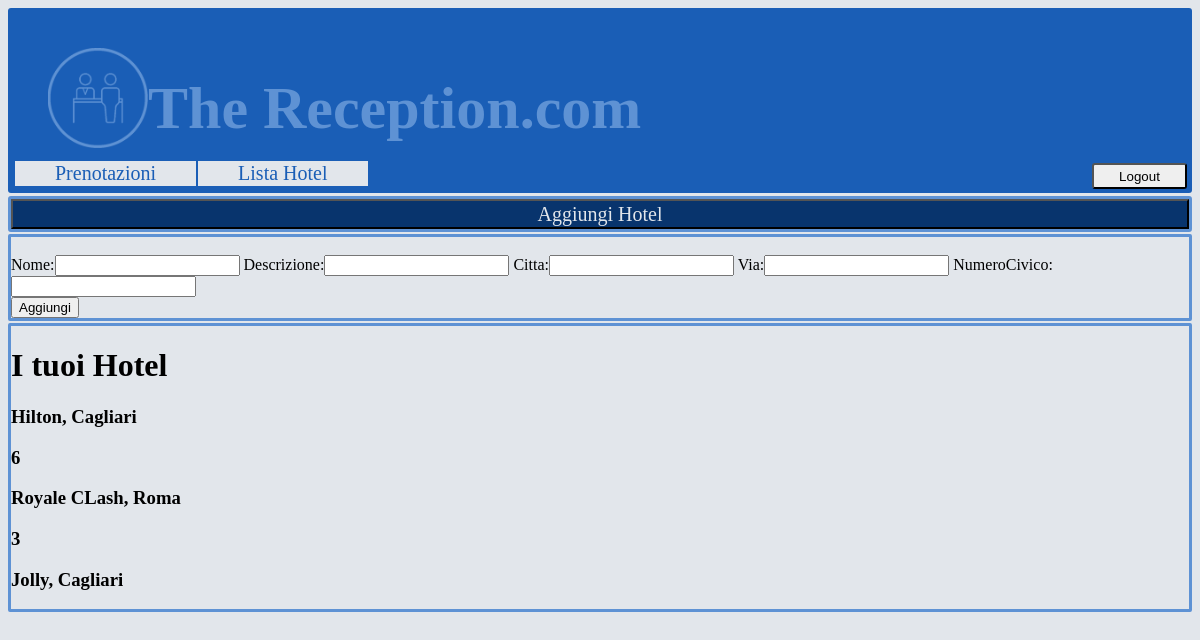
The app's page /AggiungiHotel/1/ with its own data.
### GestioneHotel/models.py (models this page shows)
class Hotel(models.Model):
    nome = models.CharField(max_length=50,default="")
    descrizione = models.TextField(default="")
    citta = models.CharField(max_length=50,default="")
    indirizzo = models.ForeignKey(Indirizzo)
    proprietario = models.ForeignKey(Albergatore)
    def listaCamere(self):
        return Camera.objects.filter(hotel=self)
    def contaCamere(self):
        return len(self.listaCamere())
    def __unicode__(self):
        return "%s, %s" % (self.nome, self.citta)

### GestioneHotel/views.py (the view)
# urls.py: url(r'AggiungiHotel/(?P<albergatoreID>\d+)/', views.listaHotel, name ='albergatoreID'),
def listaHotel(request, albergatoreID):
    try:
        albergatore = Albergatore.objects.get(id=albergatoreID)
    except Albergatore.DoesNotExist:
        albergatore = None
    listaHotel = [[],[]]
    for hotel in Hotel.objects.all():
        if hotel.proprietario.__eq__(albergatore):
            listaHotel.append(hotel)
            listaHotel.append(hotel.contaCamere())
    return render(request,
                    "AggiungiHotel.html",{
                    'listaHotel' : listaHotel,
                    'form':AggiungiHotelForm
                    })

### GestioneHotel/templates/AggiungiHotel.html (shortened to what this page needs)
{% load staticfiles %}
<!DOCTYPE html>
<html lang="en">
<head>
    <link rel="stylesheet" href="{% static 'Style.css' %}">
</head>
<body>
    <header>
        <div id="intestazione">
            <img id="logo" src="{% static '/img/LogoBooking.png' %}" alt="Logo" width="100" height="100">
            <h1 id="intLogo"> The Reception.com</h1>
        </div>
        <div id="userForm">
            <nav>
                <div id="userLogin">
                     <button id="btnLogout" type="button" value="esci" onclick="top.location.href='/'" > Logout </button>
                </div>
                <div id="userImpostazioni">
                    <a id="userImpostazioniH" href="/Home/{{ albergatoreID }}"> Prenotazioni</a>
                    <a id="userImpostazioniAdd" href=""> Lista Hotel </a>
                </div>
            </nav>
        </div>
    </header>
    <div id="divTastoAggiungi">
        <button id="btnAggiungiHotel" type="button" value="aggiungi"> Aggiungi Hotel </button>
    </div>
    <div id="formAggiungiHotel">
         <form action="Aggiungi" method="post">
             <br>
                {{ form }}
             <br>
         <button type="submit" value="Aggiungi"> Aggiungi</button>
        </form>
    </div>
    <div id="divHotelAggiunti">
        <h1>I tuoi Hotel</h1>
        {% for hotel in listaHotel %}
            {%if hotel %}
                <h3>{{ hotel }}</h3>
            {% endif %}
        {% endfor %}
    </div>
</body>
</html>

### GestioneHotel/static/Style.css (style rules this page uses)
body { background-color: #E2E6EB; }
header { margin-bottom: 2px; background-color: #1A5EB6; border-radius: 3px; font: 20px/20px "Arial Bold", Times, serif; height: 185px; }
#userImpostazioni { margin-left: 7px; }
a:link { color: #1A5EB6; background-color: #E2E6EB; text-decoration: none; }
#logo { float: left; margin-top: 40px; margin-left: 40px; }
#intLogo { margin-top: 0px; padding-top: 85px; margin-left: 10px; }
#userImpostazioniC, #userImpostazioniA, #userImpostazioniH, #userImpostazioniAdd { padding-top: 1px; padding-left: 40px; padding-right: 40px; padding-bottom: 2px; }
#intestazione { color: #5E92D4; font: 30px/30px "Pristina", Monospaced, serif; }
#userLogin { float: right; }
#btnAccedi, #btnRegistrati, #btnLogout { border-radius: 3px; height: 26px; width: 95px; margin-right: 5px; }
#userImpostazioniAdd { margin-left: -3px; }
#divTastoAggiungi { border-style: solid; border-color: #5E92D4; margin-top: 3px; border-radius: 3px; height: 30px; }
#btnAggiungiHotel { width: 100%; height: 100%; background: #08346D; color: #E2E6EB; font: 20px/20px "Times New Roman", Monospaced, serif; }
#formAggiungiHotel { border-radius: 2px; border-color: #5E92D4; border-style: solid; margin-top: 2px; }
#divHotelAggiunti { border-radius: 2px; border-color: #5E92D4; border-style: solid; margin-top: 2px; }

### records on screen
Hotel: nome+citta "Hilton, Cagliari"
Hotel: nome+citta "Royale CLash, Roma"
Hotel: nome+citta "Jolly, Cagliari"

### other values on screen
{{ hotel }} "6" "3"
